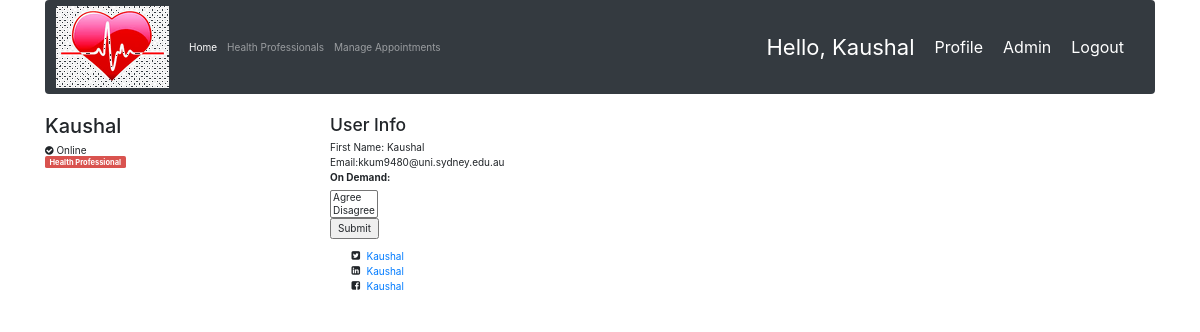
The app's page /view-profile/ (signed in), older data.
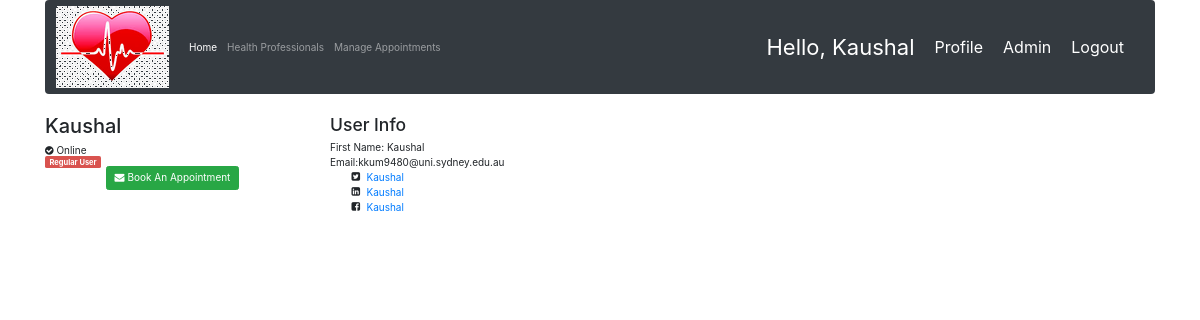
The same page, newer data.
### features/views.py (the view, shortened to what this page needs)
# urls.py: path('view-profile/', EditProfileView.as_view(), name='profile'),
class EditProfileView(TemplateView):
    login_required = True
    template_name = "profile.html"

### features/models.py (called while the page is built)
    def __str__(self):
        return self.username

### features/templates/profile.html (shortened to what the changed rows need)
<div id="snippetContent">
    <link rel="stylesheet"
          href="https://netdna.bootstrapcdn.com/bootstrap/3.3.7/css/bootstrap.min.css">
    <link href="https://maxcdn.bootstrapcdn.com/font-awesome/4.3.0/css/font-awesome.min.css"
          rel="stylesheet">
    <link rel="stylesheet"
          href="https://stackpath.bootstrapcdn.com/bootstrap/4.3.1/css/bootstrap.min.css"
>
    <div class="container bootstrap snippets bootdeys">
        <div class="row" id="user-profile">
            <div class="col-lg-3 col-md-4 col-sm-4">
                <div class="main-box clearfix">
                    <h2>{{user.username}}</h2>
                    {% if request.user.professional == True %}
                    <div class="profile-label">
                        <span class="label label-danger"> Health Professional</span>
                    </div>
                    {% else %}
                     <div class="profile-label">
                        <span class="label label-danger"> Regular User</span>
                    </div>
                    {% endif %}
                    {% if request.user.professional == False %}
                    <div class="profile-message-btn center-block text-center">
                        <a href="{% url 'appointment'%}" class="btn btn-success">
                            <i class="fa fa-envelope"></i> Book An Appointment </a>
                    </div>
                    {% endif %}
                </div>
            </div>
            <div class="col-lg-9 col-md-8 col-sm-8">
                <div class="row profile-user-info">
                    <div class="col-sm-8">
                        <div class="profile-user-details clearfix">
                        {% if request.user.professional == True %}
                        <form class="form-card" method="POST" action="{% url 'profile' %}">
                            <div>
                                    <label for="preference">On Demand:</label>
                                    <br>
                                    <select id="preference" name="preference" size="2">
                                      <option value="Agree">Agree</option>
                                      <option value="Disagree">Disagree</option>
                                    </select>
                            </div>
                            <div>
                                <input type="submit" name="submit">
                            </div>
                        </form>
                        {% endif %}
                    </div>
                </div>
            </div>
        </div>
    </div>
</div>
</div>

Row changes from the older to the newer data that the page shows:
changed Person "Kaushal": professional True → False (drawn)
Text that changed along with them:
form field preference: "Agree / Disagree" → (not shown)
text no longer shown: "Health Professional On Demand:"
text now shown: "Regular User Book An Appointment"
